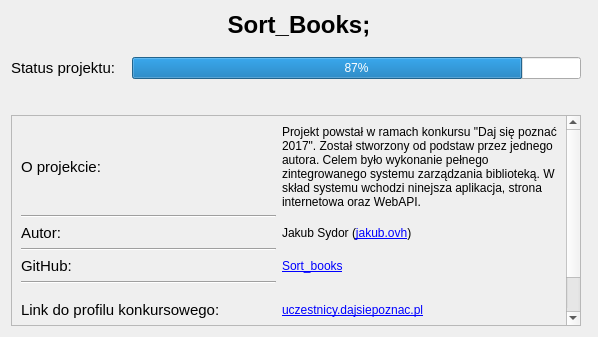
<?xml version="1.0" encoding="UTF-8"?>
<ui version="4.0">
 <class>Dialog</class>
 <widget class="QDialog" name="Dialog">
  <property name="geometry">
   <rect>
    <x>0</x>
    <y>0</y>
    <width>598</width>
    <height>337</height>
   </rect>
  </property>
  <property name="windowTitle">
   <string>Dialog</string>
  </property>
  <layout class="QGridLayout" name="gridLayout_2">
   <item row="0" column="0">
    <layout class="QGridLayout" name="gridLayout">
     <item row="2" column="2">
      <spacer name="verticalSpacer">
       <property name="orientation">
        <enum>Qt::Vertical</enum>
       </property>
       <property name="sizeType">
        <enum>QSizePolicy::Fixed</enum>
       </property>
       <property name="sizeHint" stdset="0">
        <size>
         <width>1</width>
         <height>30</height>
        </size>
       </property>
      </spacer>
     </item>
     <item row="3" column="0" rowspan="2" colspan="3">
      <widget class="QScrollArea" name="scrollArea">
       <property name="widgetResizable">
        <bool>true</bool>
       </property>
       <widget class="QWidget" name="scrollAreaWidgetContents">
        <property name="geometry">
         <rect>
          <x>0</x>
          <y>0</y>
          <width>553</width>
          <height>231</height>
         </rect>
        </property>
        <layout class="QGridLayout" name="gridLayout_4">
         <item row="0" column="0">
          <layout class="QGridLayout" name="gridLayout_3">
           <item row="3" column="2">
            <widget class="QLabel" name="label_6">
             <property name="text">
              <string>Jakub Sydor (&lt;a href=&quot;http://jakub.ovh/&quot;&gt;jakub.ovh&lt;/a&gt;)</string>
             </property>
            </widget>
           </item>
           <item row="2" column="0">
            <widget class="Line" name="line_4">
             <property name="orientation">
              <enum>Qt::Horizontal</enum>
             </property>
            </widget>
           </item>
           <item row="4" column="0">
            <widget class="Line" name="line_5">
             <property name="orientation">
              <enum>Qt::Horizontal</enum>
             </property>
            </widget>
           </item>
           <item row="1" column="0">
            <widget class="QLabel" name="label_3">
             <property name="minimumSize">
              <size>
               <width>0</width>
               <height>60</height>
              </size>
             </property>
             <property name="font">
              <font>
               <family>Arial</family>
               <pointsize>11</pointsize>
              </font>
             </property>
             <property name="text">
              <string>O projekcie: </string>
             </property>
            </widget>
           </item>
           <item row="5" column="0">
            <widget class="QLabel" name="label_7">
             <property name="font">
              <font>
               <family>Arial</family>
               <pointsize>11</pointsize>
              </font>
             </property>
             <property name="text">
              <string>GitHub:</string>
             </property>
            </widget>
           </item>
           <item row="1" column="2">
            <widget class="QLabel" name="label_4">
             <property name="minimumSize">
              <size>
               <width>0</width>
               <height>60</height>
              </size>
             </property>
             <property name="text">
              <string>Projekt powstał w ramach konkursu &quot;Daj się poznać 2017&quot;. Został stworzony od podstaw przez jednego autora. Celem było wykonanie pełnego zintegrowanego systemu zarządzania biblioteką. W skład systemu wchodzi ninejsza aplikacja, strona internetowa oraz WebAPI.</string>
             </property>
             <property name="wordWrap">
              <bool>true</bool>
             </property>
            </widget>
           </item>
           <item row="5" column="2">
            <widget class="QLabel" name="label_8">
             <property name="text">
              <string>&lt;a href=&quot;https://github.com/Harasz/sort_books&quot;&gt;Sort_books&lt;/a&gt;</string>
             </property>
            </widget>
           </item>
           <item row="7" column="0">
            <widget class="QLabel" name="label_9">
             <property name="minimumSize">
              <size>
               <width>0</width>
               <height>40</height>
              </size>
             </property>
             <property name="font">
              <font>
               <family>Arial</family>
               <pointsize>11</pointsize>
              </font>
             </property>
             <property name="text">
              <string>Link do profilu konkursowego:</string>
             </property>
             <property name="wordWrap">
              <bool>true</bool>
             </property>
            </widget>
           </item>
           <item row="3" column="0">
            <widget class="QLabel" name="label_5">
             <property name="font">
              <font>
               <family>Arial</family>
               <pointsize>11</pointsize>
              </font>
             </property>
             <property name="text">
              <string>Autor: </string>
             </property>
            </widget>
           </item>
           <item row="9" column="0">
            <widget class="QLabel" name="label_11">
             <property name="font">
              <font>
               <family>Arial</family>
               <pointsize>11</pointsize>
              </font>
             </property>
             <property name="text">
              <string>Licencja: </string>
             </property>
            </widget>
           </item>
           <item row="7" column="2">
            <widget class="QLabel" name="label_10">
             <property name="minimumSize">
              <size>
               <width>0</width>
               <height>40</height>
              </size>
             </property>
             <property name="text">
              <string>&lt;a href=&quot;http://uczestnicy.dajsiepoznac.pl/profil/jakub-sydor&quot;&gt;uczestnicy.dajsiepoznac.pl&lt;/a&gt;</string>
             </property>
            </widget>
           </item>
           <item row="6" column="0">
            <widget class="Line" name="line_6">
             <property name="orientation">
              <enum>Qt::Horizontal</enum>
             </property>
            </widget>
           </item>
           <item row="8" column="0">
            <widget class="Line" name="line">
             <property name="orientation">
              <enum>Qt::Horizontal</enum>
             </property>
            </widget>
           </item>
           <item row="9" column="2">
            <widget class="QLabel" name="label_12">
             <property name="text">
              <string>&lt;a href=&quot;https://www.gnu.org/licenses/gpl.html&quot;&gt;GNU GPL v3&lt;/a&gt;</string>
             </property>
            </widget>
           </item>
          </layout>
         </item>
        </layout>
       </widget>
      </widget>
     </item>
     <item row="1" column="2">
      <widget class="QProgressBar" name="progressBar">
       <property name="value">
        <number>87</number>
       </property>
      </widget>
     </item>
     <item row="0" column="0" colspan="4">
      <widget class="QLabel" name="label">
       <property name="minimumSize">
        <size>
         <width>0</width>
         <height>40</height>
        </size>
       </property>
       <property name="maximumSize">
        <size>
         <width>16777215</width>
         <height>100</height>
        </size>
       </property>
       <property name="font">
        <font>
         <family>Arial</family>
         <pointsize>18</pointsize>
         <weight>75</weight>
         <bold>true</bold>
        </font>
       </property>
       <property name="text">
        <string>Sort_Books;</string>
       </property>
       <property name="alignment">
        <set>Qt::AlignHCenter|Qt::AlignTop</set>
       </property>
       <property name="textInteractionFlags">
        <set>Qt::NoTextInteraction</set>
       </property>
      </widget>
     </item>
     <item row="1" column="0">
      <widget class="QLabel" name="label_2">
       <property name="font">
        <font>
         <family>Arial</family>
         <pointsize>11</pointsize>
        </font>
       </property>
       <property name="text">
        <string>Status projektu: </string>
       </property>
      </widget>
     </item>
    </layout>
   </item>
  </layout>
 </widget>
 <resources/>
 <connections/>
</ui>
